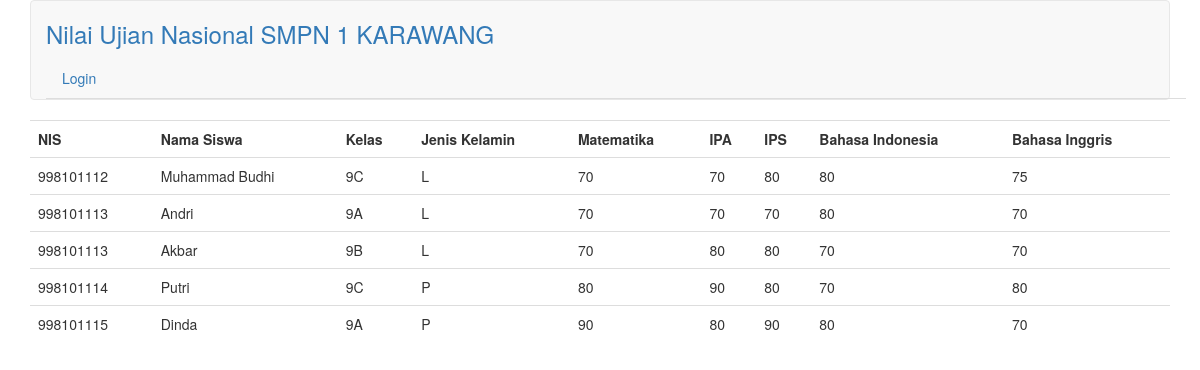
The page / on the database its author committed.
### tables this page shows
CREATE TABLE `nilai` (
  `id` int(11) NOT NULL,
  `nis` varchar(30) NOT NULL,
  `nama` varchar(50) NOT NULL,
  `kelas` varchar(10) NOT NULL,
  `jk` varchar(1) NOT NULL,
  `mtk` varchar(5) NOT NULL,
  `ipa` varchar(5) NOT NULL,
  `ips` varchar(5) NOT NULL,
  `indo` varchar(5) NOT NULL,
  `ing` varchar(5) NOT NULL
);

### controller/functions.php (called while the page is built, shortened)
<?php
$db = mysqli_connect("localhost", "root", "", "siswa");
function query($query) {
	global $db;
	$result = mysqli_query($db, $query);
	$rows = [];
	while($row = mysqli_fetch_assoc($result)) {
		$rows[] = $row;
	}
	return $rows;
}
?>

### index.php (the view, shortened to what this page needs)
<?php
require 'controller/functions.php';
$nilai = query("SELECT * FROM nilai");
?>
<!DOCTYPE html>
<html>
<head>
	<link rel="stylesheet" href="bootstrap.min.css">
</head>
<body class="container">
<nav class="navbar navbar-default">
		  <div class="container">
				<h3 id="brand"><a href="index.php">Nilai Ujian Nasional SMPN 1 KARAWANG</a></h3>
				<ul class="nav nav-tabs">
				  <li role="presentation"><a href="login.php">Login</a></li>
				</ul>
		  </div>
</nav>
<table class="table table-hover" align="center" cellpadding="10" cellspacing="0" width="75%">
	<tr algin="center">
		<th algin="center">NIS</th>
		<th algin="center">Nama Siswa</th>
		<th algin="center">Kelas</th>
		<th algin="center">Jenis Kelamin</th>
		<th algin="center">Matematika</th>
		<th algin="center">IPA</th>
		<th algin="center">IPS</th>
		<th algin="center">Bahasa Indonesia</th>
		<th algin="center">Bahasa Inggris</th>
	</tr>
	<?php foreach ($nilai as $row) : ?>
	<tr>
		<td><?php echo $row["nis"]; ?></td>
		<td><?php echo $row["nama"]; ?></td>
		<td><?php echo $row["kelas"]; ?></td>
		<td><?php echo $row["jk"]; ?></td>
		<td><?php echo $row["mtk"]; ?></td>
		<td><?php echo $row["ipa"]; ?></td>
		<td><?php echo $row["ips"]; ?></td>
		<td><?php echo $row["indo"]; ?></td>
		<td><?php echo $row["ing"]; ?></td>
	</tr>
	<?php endforeach; ?>
</table><br><br>
</body>
</html>

### rows shown on the page
nilai: nis "998101112", nama "Muhammad Budhi", kelas "9C", jk "L", mtk "70", ipa "70", ips "80", indo "80", ing "75"
nilai: nis "998101113", nama "Andri", kelas "9A", jk "L", mtk "70", ipa "70", ips "70", indo "80", ing "70"
nilai: nis "998101113", nama "Akbar", kelas "9B", jk "L", mtk "70", ipa "80", ips "80", indo "70", ing "70"
nilai: nis "998101114", nama "Putri", kelas "9C", jk "P", mtk "80", ipa "90", ips "80", indo "70", ing "80"
nilai: nis "998101115", nama "Dinda", kelas "9A", jk "P", mtk "90", ipa "80", ips "90", indo "80", ing "70"
